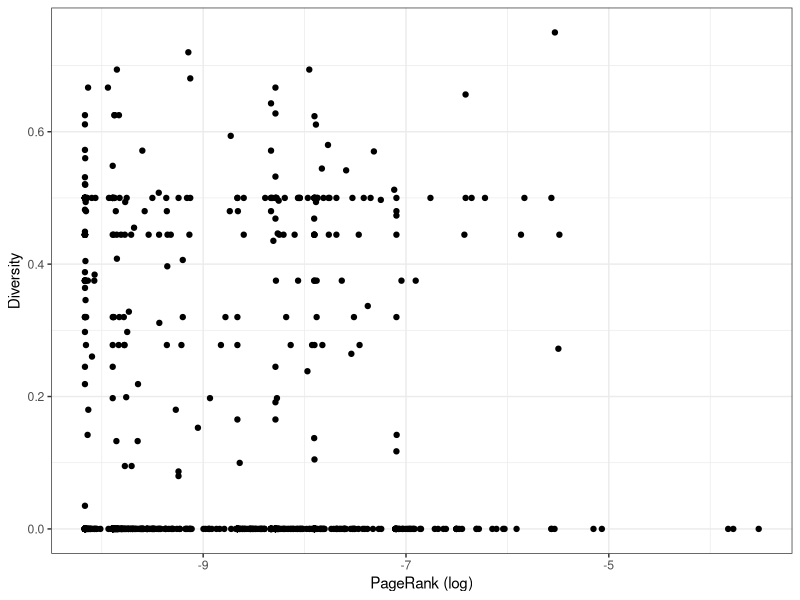
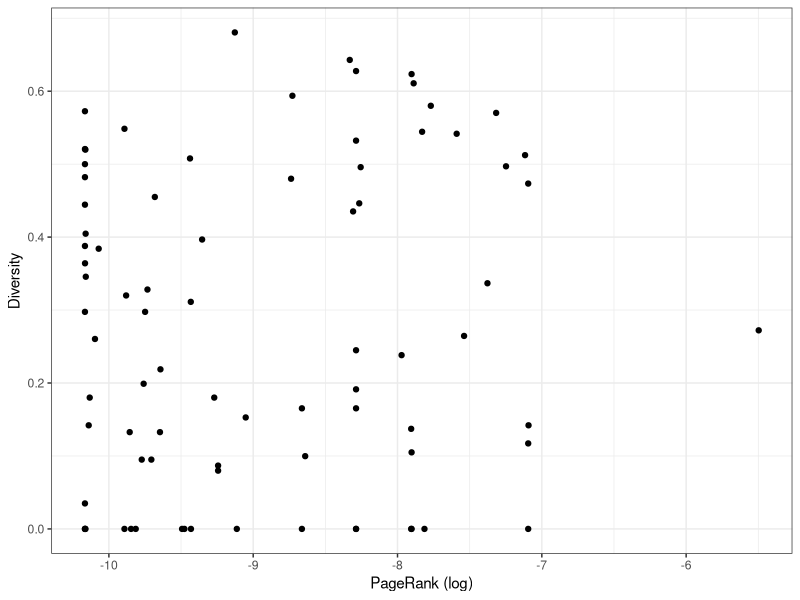

Generate these figures, in order, with R:
#############################################################
#                                                           #
# This script analyzes Twitter data for variation of the    #
# linguistic variable (lol). Script should be run from the  #
# LaTeX write-up using knitr                                #
#                                                           #
# -Joshua McNeill (joshua dot mcneill at uga dot edu)       #
#                                                           #
#############################################################

## ---- load_packages_functions_data ----
library(knitr)
library(tools)
library(vegan)
library(ggplot2)

## Functions
# Get the Simpson's index of diversity for tokens of (lol)
getDiversity <- function(variants){
  divSimpson <- diversity(table(variants), index = "simpson")
  return(divSimpson)
}

# Get Simpson's index of diversity and centrality for each user individually
getDivByCent <- function(df, speaker, variable, centrality){
  diversities <- aggregate(eval(parse(text = paste0(df, "$", variable))),
                           list(eval(parse(text = paste0(df, "$", speaker)))),
                           getDiversity)
  centralities <- aggregate(eval(parse(text = paste0(df, "$", centrality))),
                            list(eval(parse(text = paste0(df, "$", speaker)))),
                            unique)
  divByCent <- merge(centralities, diversities, by = 1)
  colnames(divByCent) <- c(toTitleCase(speaker), toTitleCase(centrality), "Diversity")
  return(divByCent)
}

# Draw a scatter plot comparing Simpon's index of diversity and a centrality measure
graphDivByCent <- function(df, centrality) {
  divByCent <- getDivByCent(df, "utilisateur", "lol", centrality)
  colnames(divByCent) <- c("User", colnames(divByCent)[2:3])
  ggplot(divByCent,
         aes(x = log(eval(parse(text = toTitleCase(centrality)))),
             y = Diversity)) +
    theme_bw() +
    labs(x = paste(toTitleCase(centrality), "(log)")) +
    geom_point()
}

# Get the mode of a vector
getMode <- function(vector) {
  types <- unique(vector)
  types[which.max(tabulate(match(vector, types)))]
}

## Data
tweets <- read.csv("data/tweetsAnon.csv")
# Subset by orthographic variants of <lol> only
lol <- subset(tweets, grepl("l+(o+|u+|e+|a+w+)l+",
                            lol, perl = TRUE, ignore.case = TRUE))

# Identify active users, producing at least 10 tokens
Active <- data.frame(table(lol$utilisateur) >= 10)
Active$User <- row.names(Active)
usersActive <- Active[Active$table.lol.utilisateur.....10 == TRUE, 2]
rm(Active)
lolActive <- lol[is.element(lol$utilisateur, usersActive),]

# Create a data frame summarizing each community
communitiesModes <- aggregate(lol$lol, list(lol$communaute), getMode)
communitiesDivs <- aggregate(lol$lol, list(lol$communaute), getDiversity)
communitiesSize <- aggregate(lol$utilisateur, list(lol$communaute), unique)
communitiesSize[,3] <- sapply(communitiesSize$x, length)
communitiesModesDivs <- merge(communitiesModes, communitiesDivs, by = 1)
communitiesSummary <- merge(communitiesModesDivs, communitiesSize, by = 1)
rm(list = c("communitiesModes", "communitiesDivs", "communitiesSize", "communitiesModesDivs"))
colnames(communitiesSummary) <- c("Community", "Mode", "Diversity", "Users", "Size")

# Create a data frame summarizing community 2265
lolCommunity2265 <- lol[lol$communaute == 2265,]
lol2265Modes <- aggregate(lolCommunity2265$lol, list(lolCommunity2265$utilisateur), getMode)
lol2265DivByCent <- getDivByCent("lolCommunity2265", "utilisateur", "lol", "PageRank")
lol2265Summary <- merge(lol2265Modes, lol2265DivByCent, by = 1)
lol2265Summary$Tokens <- table(lolCommunity2265$utilisateur)
colnames(lol2265Summary) <- c("User", "Mode", "PageRank", "Diversity", "Tokens")
rm(list = c("lolCommunity2265", "lol2265Modes", "lol2265DivByCent"))

# Create a data frame summarizing each user
usersCommunities <- aggregate(lol$communaute, list(lol$utilisateur), function(x) head(x, n = 1))
usersModes <- aggregate(lol$lol, list(lol$utilisateur), getMode)
usersDivByCent <- getDivByCent("lol", "utilisateur", "lol", "PageRank")
usersCommsModes <- merge(usersCommunities, usersModes, by = 1)
usersSummary <- merge(usersCommsModes, usersDivByCent, by = 1)
rm(list = c("usersCommunities", "usersModes", "usersDivByCent", "usersCommsModes"))
colnames(usersSummary) <- c("User", "Community", "Mode", "PageRank", "Diversity")

## Analysis
## ---- divByPR_graph ----
graphDivByCent("lol", "PageRank")

## ---- divByPR_graph_active ----
graphDivByCent("lolActive", "PageRank")
